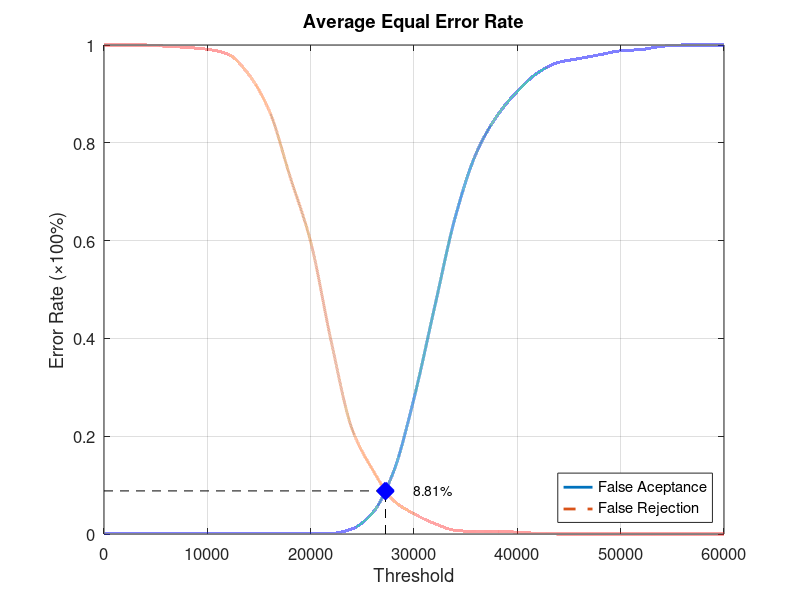
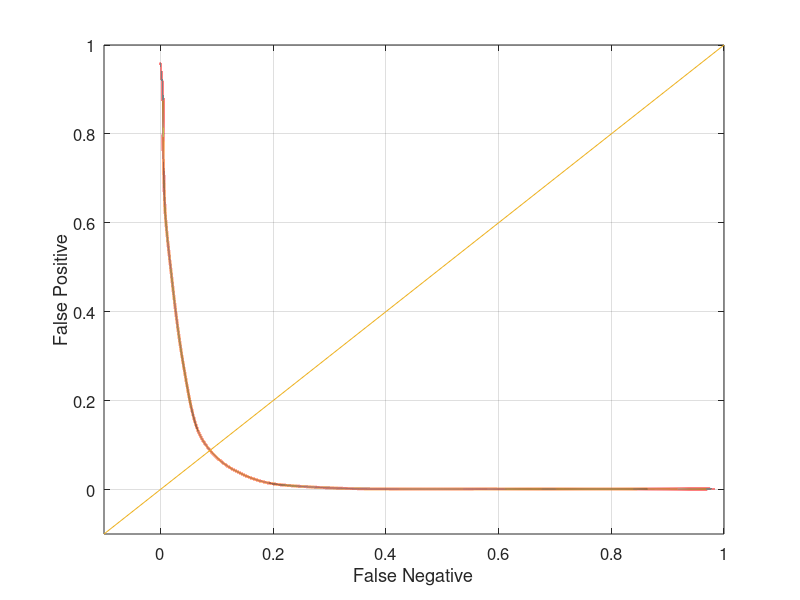

These charts were generated, in order, by the following MATLAB code:
function yEER = Experiment3Average
close all;
clear;
clc;
x = 0:2000:60000;
xq = 0:0.5:60000;

y0 = [0 0.00131579 0.00131579 0.00131579 0.00131579 0.00131579 0.00131579 0.00131579 0.00131579 0.00131579 0.00131579 0.00131579 0.0105263 0.0434211 0.126316 0.277632 0.464474 0.648684 0.777632 0.853947 0.905263 0.943421 0.964474 0.972368 0.980263 0.988158 0.990789 0.997368 1 1 1];
yy0 = interp1(x, y0, xq, 'pchip');
y1 = [1 1 1 0.9975 0.995 0.99125 0.98125 0.94 0.865 0.73125 0.5975 0.3925 0.215 0.13125 0.06875 0.04125 0.02125 0.0075 0.005 0.005 0.00375 0.00125 0 0 0 0 0 0 0 0 0];
yy1 = interp1(x, y1, xq, 'pchip');

% Calculating EER: 
y2 = abs(y0 - y1);
find(y2 == min(y2))
yy2 = abs(yy0 - yy1);
xEER = find(yy2 == min(yy2));
xEERIndex = xq(xEER) % X-axis EER
yEER = yy0(xEER) % Y-axis EER

main = figure
plot(xq, yy0,'-','LineWidth', 2);	hold on
plot(xq, yy1,'--','LineWidth', 2);	hold on
plot([xEERIndex xEERIndex], [0 yEER], 'k--');	hold on
plot([0 xEERIndex], [yEER yEER], 'k--');	hold on
plot(xEERIndex, yEER, 'bx', 'LineWidth', 10);	hold on
text(xEERIndex + 10 * xEERIndex / 100, yEER, [num2str(round((10000 * yEER)) / 100) '%'])
legend('False Aceptance', 'False Rejection', 'Location', 'SouthEast')
xlabel('Threshold')
ylabel('Error Rate (\times100%)')
title('Average Equal Error Rate')
set(gca, 'FontSize', 12)
axis([0 60000 0 1])
grid on

print(main, 'Experiment3AverageMain', '-dpng');
FNRxFPR = figure('Color', [1 1 1]);
plot(yy1, yy0, '-', yy1, yy0, 'LineWidth', 2);
hold on
y = -0.1:0.1:1
plot(y, y); 
set(gca, 'FontSize', 12)
xlabel('False Negative')
ylabel('False Positive')
axis([-0.1 1 -0.1 1])
set(gca, 'FontSize', 12)
grid on

print(FNRxFPR, 'Experiment3AverageFNRxFPR','-dpng');
end
